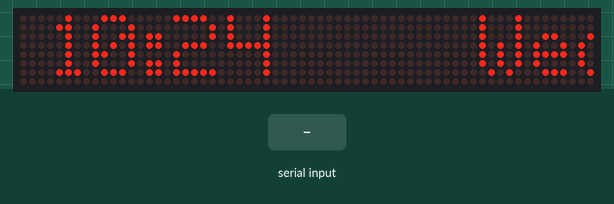
Bench run of a sketch on a simulated Arduino Uno, built with avr-gcc and run on an emulated ATmega328P. Parts: 64×8 LED matrix. The inputs (shaded band) are chosen by the test bench. The local clock reads 2024-03-15 10:24:30 at power-on unless the sketch sets it; what the sketch prints to the serial monitor is not drawn.

Above: at 1.2 s.
1.3 s: "timesync\n" received over the second serial link
3.0 s: "90,45,200\n" received over the second serial link
At 4.72 s:
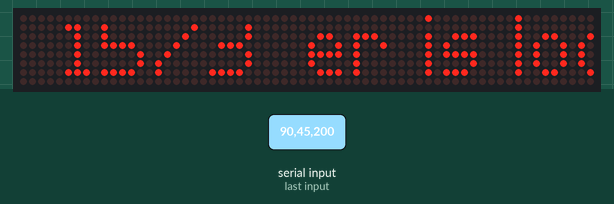
5.6 s: "timesync\n" received over the second serial link
At 8.4 s:
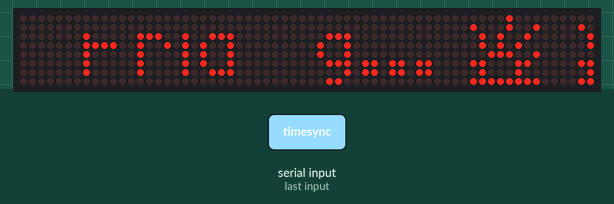
9.5 s: "30,150,10\n" received over the second serial link
14.1 s: "timesync\n" received over the second serial link
At 18.22 s:
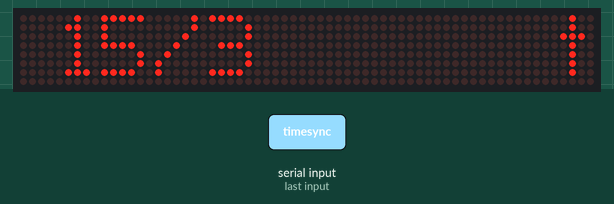

Measured:
- after the input at 14.1 s, the display: first differs from a run without the input after 3.8 s (image 3 shows a later state)

The sketch:

Matrix.ino
```cpp
#include <AltSoftSerial.h>
#include <MD_Parola.h>
#include <MD_MAX72xx.h>
#include <SPI.h>
#include "RTClib.h"
#include "GyverTimer.h"
#include <Adafruit_SleepyDog.h>

#define HARDWARE_TYPE MD_MAX72XX::FC16_HW
#define MAX_DEVICES 8
#define CLK_PIN   13
#define DATA_PIN  10
#define CS_PIN    7

MD_Parola P = MD_Parola(HARDWARE_TYPE, DATA_PIN, CLK_PIN, CS_PIN, MAX_DEVICES);
RTC_DS3231 rtc;

#define BUF_SIZE1 100
#define BUF_SIZE2 30
char curMessage[BUF_SIZE1] = { "" };
char dateNow[3][BUF_SIZE2] = { "","","" };
char newMessage[BUF_SIZE1] = { "Weather is loading... # # #" };
char dateNew[3][BUF_SIZE2] = { "","","" };
char daysOfTheWeek[7][6] = {"Sund", "Mond", "Tuesd", "Wedn", "Thurs", "Frid", "Sat"};
bool newMessageAvailable = true;
bool newTimeAvailable = false;
int my_turn {0};
GTimer gTimer(MS, 60000);
AltSoftSerial altser;


uint8_t upR[] = { 8, 0, 0, 32, 18, 10, 6, 30, 0};
uint8_t downR[] = { 8, 0, 2, 4, 72, 80, 96, 120, 0};
uint8_t degC[] = { 8, 0, 60, 66, 66, 66, 0, 6, 6 };
uint8_t sunS[] = { 8, 162, 236, 144, 156, 147, 232, 164, 146 };


void readSerial(void)
{
  static char *cp = newMessage;

  while (altser.available())
  {
    *cp = (char)altser.read();
    if ((*cp == '\n') || (cp - newMessage >= BUF_SIZE1-2))
    {
      *--cp = '\0';
      cp = newMessage;
      newMessageAvailable = true;
    }
    else
      cp++;
  }
}

void readTime(void)
{
  DateTime now = rtc.now();
  snprintf(dateNew[0], BUF_SIZE2, "%d:%02d\0", now.hour(), now.minute());
  snprintf(dateNew[1], BUF_SIZE2, "%d/%d\0", now.day(), now.month());
  snprintf(dateNew[2], BUF_SIZE2, "%s\0", daysOfTheWeek[now.dayOfTheWeek()]);
  newTimeAvailable=true;
}


boolean timeSync(char * mes)
{
   if (strstr(mes, "timesync")) {
      char * z=strstr(mes, "=");
      char t1[6],t2[6],t3[6],t4[6],t5[6],t6[6];
      t1[0]=t2[0]=t3[0]=t4[0]=t5[0]=t6[0]='\0';
      strncat(t1, (z+1), 4);
      strncat(t2, (z+5), 2);
      strncat(t3, (z+7), 2);
      strncat(t4, (z+9), 2);
      strncat(t5, (z+11), 2);
      strncat(t6, (z+13), 2);
      rtc.adjust(DateTime(atoi(t1), atoi(t2), atoi(t3), atoi(t4), atoi(t5), atoi(t6)));
      return false;
   }
   return true;
}


void setup()
{
  Serial.begin(9600);
  altser.begin(9600);
  Serial.println( "Compiled: " __DATE__ ", " __TIME__ ", " __VERSION__);
  P.begin(2);
  P.setZone(0, 4, 7);
  P.setZone(1, 0, 3);
  P.setIntensity(0, 5);
  P.setIntensity(1, 5);
  //if (rtc.lostPower()) {
  //  Serial.println("RTC lost power, let's set the time!");
  //  rtc.adjust(DateTime(F(__DATE__), F(__TIME__)));
  //}
  rtc.begin();
  //rtc.adjust(DateTime(F(__DATE__), F(__TIME__))+ TimeSpan(60));
  readTime();
  P.addChar(1, ']', upR);
  P.addChar(1, '[', downR);
  P.addChar(1, '`', degC);
  P.addChar(1, '#', sunS);
  P.displayZoneText(1, curMessage, PA_LEFT, 80, 20, PA_SCROLL_LEFT, PA_SCROLL_LEFT);
  Watchdog.enable(10000);
}


void loop()
{
  if (P.displayAnimate())
  {
    if (P.getZoneStatus(1))
    {
      if (newMessageAvailable) {
         if (timeSync(newMessage)) {
         strcpy(curMessage, newMessage);
         }
         newMessageAvailable = false;
      }
      P.displayReset(1);
    }
    if (P.getZoneStatus(0))
    {
      if (newTimeAvailable) {
         memcpy(dateNow, dateNew, sizeof dateNew);
         newTimeAvailable = false;
      }
      P.displayZoneText(0, dateNow[my_turn++%3], PA_CENTER, 120, 2000, PA_GROW_UP, PA_GROW_UP);
    }

  }
  readSerial();
  if (gTimer.isReady()) readTime();
  Watchdog.reset();
}
```
